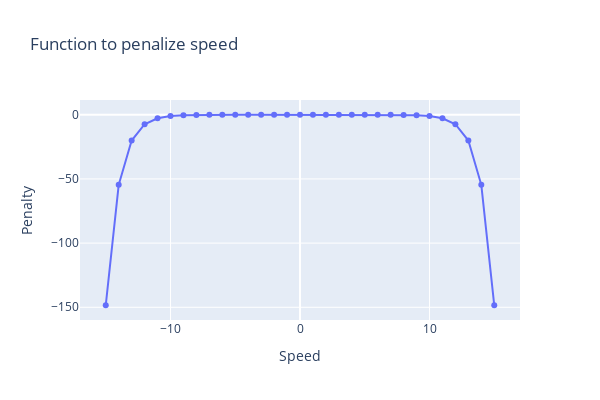

Here is the notebook cell this chart was saved with:
### Markdown cell above
The current reward function for the booster is far from optimal. As evident from the data, the value increases steadily and peaks at the 34th iteration. However, the engine won't start until then, risking a crash. Instead of using `pos_y`, we can utilize `future_pos_y` to allow ample time to start the engine and prevent a collision. While predicting the next position after a 3-time step works well in this example, in other scenarios, the rocket's speed may be excessive, rendering 3 time steps insufficient. To mitigate such scenarios, we could also impose constraints on the vehicle's acceleration and speed.

We can modulate acceleration and speed in a way, system will be high penalize when it begans to be out of bounds:

$$ - exp( |speed\_y| - speed\_y\_limit) $$

### Code cell
speed_y_limit = 10
speed_y = np.arange(-15,16)

fig1 = go.Figure()
fig1.add_trace(go.Scatter(
    x = speed_y,
    y = -np.exp(np.abs(speed_y) - speed_y_limit),
    name='Speed constraint',
    mode='lines+markers'
))
fig1.update_xaxes(title_text = "Speed")
fig1.update_yaxes(title_text = "Penalty")
fig1.update_layout(height=400, width=600, title_text="Function to penalize speed")

### Figure 1 — Plotly figure (JSON) as saved in the notebook; plotly's stock layout.template omitted (floating-point values rounded to 4 significant figures)
{"data": [{"mode": "lines+markers", "name": "Speed constraint", "type": "scatter", "x": [-15, -14, -13, -12, -11, -10, -9, -8, -7, -6, -5, -4, -3, -2, -1, 0, 1, 2, 3, 4, 5, 6, 7, 8, 9, 10, 11, 12, 13, 14, 15], "y": [-148.4, -54.6, -20.09, -7.389, -2.718, -1, -0.3679, -0.1353, -0.04979, -0.01832, -0.006738, -0.002479, -0.0009119, -0.0003355, -0.0001234, -4.54e-05, -0.0001234, -0.0003355, -0.0009119, -0.002479, -0.006738, -0.01832, -0.04979, -0.1353, -0.3679, -1, -2.718, -7.389, -20.09, -54.6, -148.4]}], "layout": {"height": 400, "title": {"text": "Function to penalize speed"}, "width": 600, "xaxis": {"title": {"text": "Speed"}}, "yaxis": {"title": {"text": "Penalty"}}}}
